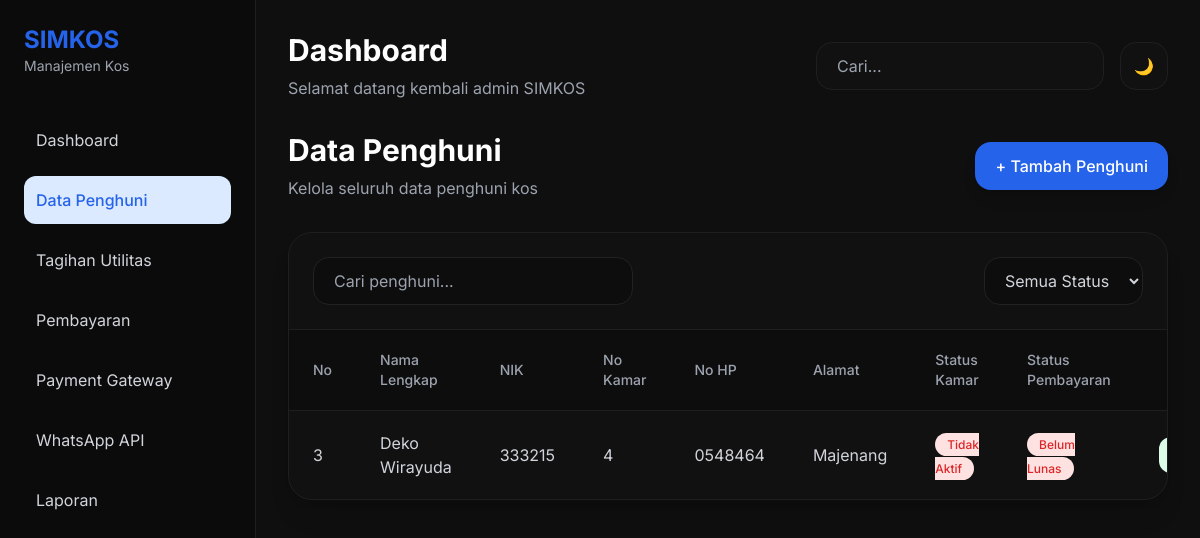
The app's page /penghuni/index.php?cari=Deko Wirayuda, older data.
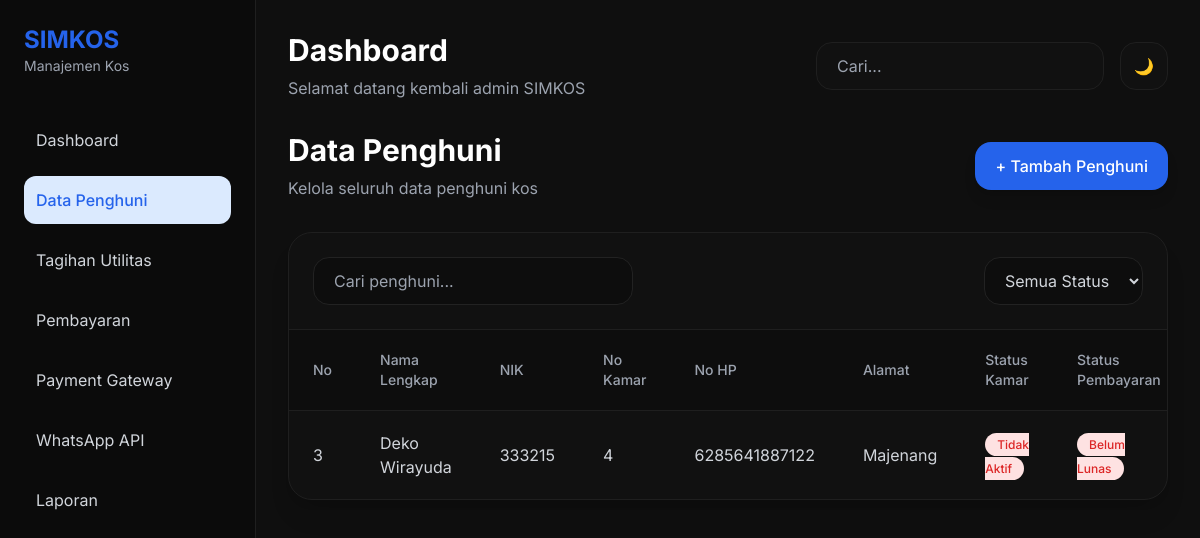
The same page, newer data.
### tables this page shows
CREATE TABLE `penghuni` (
  `no` int(11) NOT NULL,
  `no_kamar` int(11) NOT NULL,
  `nik` varchar(16) NOT NULL,
  `nama_lengkap` varchar(100) NOT NULL,
  `alamat` text NOT NULL,
  `no_hp` varchar(15) NOT NULL,
  `status_kamar` enum('Aktif','Tidak Aktif') DEFAULT 'Aktif',
  `status_pembayaran` enum('Lunas','Menunggak','Belum Lunas') DEFAULT 'Belum Lunas'
);

### penghuni/index.php (the view, shortened to what the changed rows need)
<!DOCTYPE html>
<html lang="en" class="dark">
<head>
  <script src="https://cdn.tailwindcss.com"></script>
</head>
<body class="bg-gray-100 dark:bg-[#0f0f0f]">
  <?php include '../components/sidebar.php'; ?>
  <div class="ml-64 p-8">
    <?php include '../components/topbar.php'; ?>
    <div class="flex items-center justify-between mb-8">
      <div>
        <h1 class="text-3xl font-bold text-gray-800 dark:text-white">
          Data Penghuni
        </h1>
      </div>
    </div>
    <div class="bg-white dark:bg-[#111]
    rounded-3xl shadow-xl
    border border-gray-100 dark:border-[#1f1f1f]
    overflow-hidden">
      <div class="overflow-x-auto">
        <table class="w-full">
<thead class="bg-gray-50 dark:bg-[#0d0d0d]">
    <tr class="text-left text-sm text-gray-500 dark:text-gray-400">
        <th class="px-6 py-5 font-medium">No</th>
        <th class="px-6 py-5 font-medium">Nama Lengkap</th>
        <th class="px-6 py-5 font-medium">NIK</th>
        <th class="px-6 py-5 font-medium">No Kamar</th>
        <th class="px-6 py-5 font-medium">No HP</th>
        <th class="px-6 py-5 font-medium">Alamat</th>
        <th class="px-6 py-5 font-medium">Status Kamar</th>
        <th class="px-6 py-5 font-medium">Status Pembayaran</th>
        <th class="px-6 py-5 font-medium text-center">Aksi</th>
    </tr>
</thead>
<tbody class="text-gray-700 dark:text-gray-300">
<?php
include '../config/koneksi.php';
$cari = isset($_GET['cari']) ? mysqli_real_escape_string($conn, $_GET['cari']) : '';
if($cari != ''){
    $query = mysqli_query($conn,"
        SELECT * FROM penghuni
        WHERE nama_lengkap LIKE '%$cari%'
        OR nik LIKE '%$cari%'
        OR no_kamar LIKE '%$cari%'
        OR no_hp LIKE '%$cari%'
        OR alamat LIKE '%$cari%'
    ");
}else{
    $query = mysqli_query($conn,"SELECT * FROM penghuni");
}
while($row = mysqli_fetch_assoc($query)) :
?>
<tr
class="data-row border-t border-gray-100 dark:border-[#1f1f1f] hover:bg-gray-50 dark:hover:bg-[#151515] transition"
data-status="<?= htmlspecialchars(strtolower(trim($row['status_kamar']))); ?>">
    <td class="px-6 py-5">
        <?= (int)$row['no']; ?>
    </td>
    <td class="px-6 py-5">
        <?= htmlspecialchars($row['nama_lengkap']); ?>
    </td>
    <td class="px-6 py-5">
        <?= htmlspecialchars($row['nik']); ?>
    </td>
    <td class="px-6 py-5">
        <?= (int)$row['no_kamar']; ?>
    </td>
    <td class="px-6 py-5">
        <?= htmlspecialchars($row['no_hp']); ?>
    </td>
    <td class="px-6 py-5">
    <?= htmlspecialchars($row['alamat']); ?>
</td>
    <td class="px-6 py-5">
        <?php if($row['status_kamar'] == 'Aktif') : ?>
            <span class="px-3 py-1 rounded-full text-xs font-medium bg-green-100 text-green-600">
                Aktif
            </span>
        <?php else : ?>
            <span class="px-3 py-1 rounded-full text-xs font-medium bg-red-100 text-red-600">
                Tidak Aktif
            </span>
        <?php endif; ?>
    </td>
    <td class="px-6 py-5">
        <?php if($row['status_pembayaran'] == 'Lunas') : ?>
            <span class="px-3 py-1 rounded-full text-xs font-medium bg-green-100 text-green-600">
                Lunas
            </span>
        <?php elseif($row['status_pembayaran'] == 'Menunggak') : ?>
            <span class="px-3 py-1 rounded-full text-xs font-medium bg-orange-100 text-orange-600">
                Menunggak
            </span>
        <?php else : ?>
            <span class="px-3 py-1 rounded-full text-xs font-medium bg-red-100 text-red-600">
                Belum Lunas
            </span>
        <?php endif; ?>
    </td>
    <td class="px-6 py-5">
    <div class="flex items-center justify-center gap-2">
        <a href="detail.php?id=<?= (int)$row['no']; ?>"
           class="px-4 py-2 rounded-xl bg-green-100 text-green-600 text-sm font-medium hover:opacity-80">
        </a>
    </div>
</td>
</tr>
<?php endwhile; ?>
</tbody>
        </table>
      </div>
    </div>
  </div>
</body>
</html>

Row changes from the older to the newer data that the page shows:
changed penghuni "Deko Wirayuda": no_hp "0548464" → "6285641887122"
